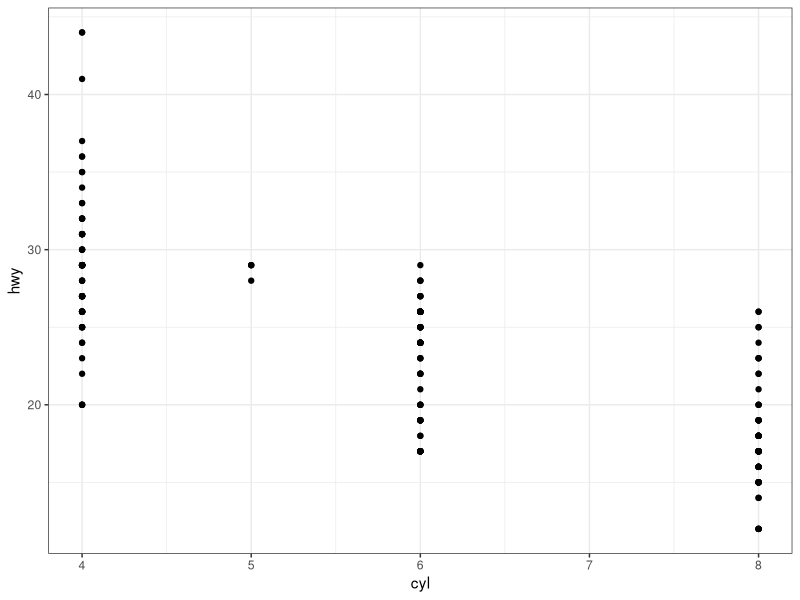

Recreate this plot in R.
#' ---
#' title: "Week_2_Homework_RMarkdown"
#' output: github_document
#' date: "2023-03-24"
#' ---
## ---- eval=TRUE---------------------------------------------------------------------------------------------------------
"I study babies"
"But do babies know me?" 
"I will never know"

## ---- echo=FALSE--------------------------------------------------------------------------------------------------------
 library(ggplot2)
 ggplot(data = mpg, aes(x = cyl, y = hwy)) + 
  geom_point() + 
  theme_bw()

